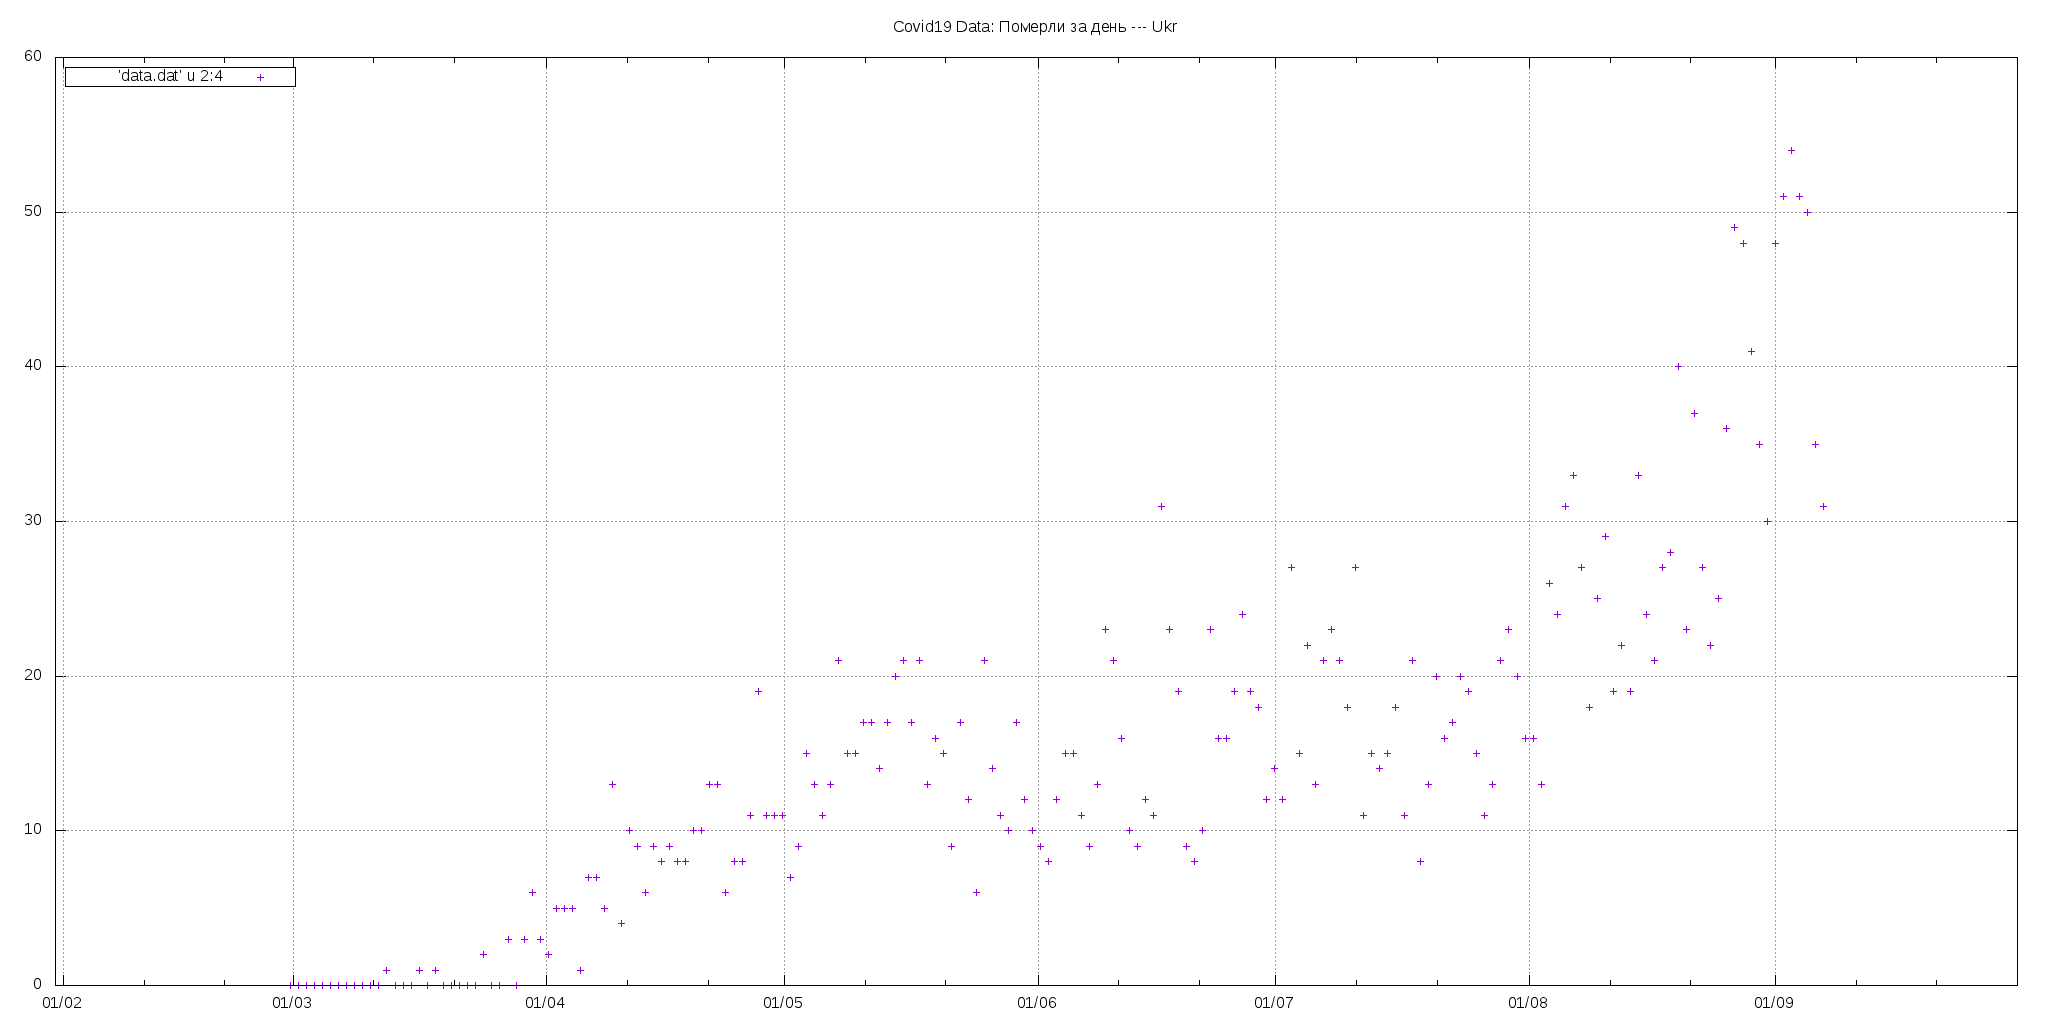

Here is the gnuplot script that generated this plot:
#!/usr/bin/gnuplot

#######################################
###
###   @author Vitalii Chernookyi
###                             
###   @copyright GPLv3
###
#######################################

#Set the output to a png file
set terminal png size 2048,1024
# The file we'll write to
set output 'Померли за день-liner-scale.png'
# The graphic title
set title 'Covid19 Data: Померли за день --- Ukr'
set key left box
set grid
set xdata time
set timefmt '%d.%m.%Y'
#set logscale y 10


#plot the graphic
plot [:"31.09.2020"] \
	'data.dat' u 2:4
